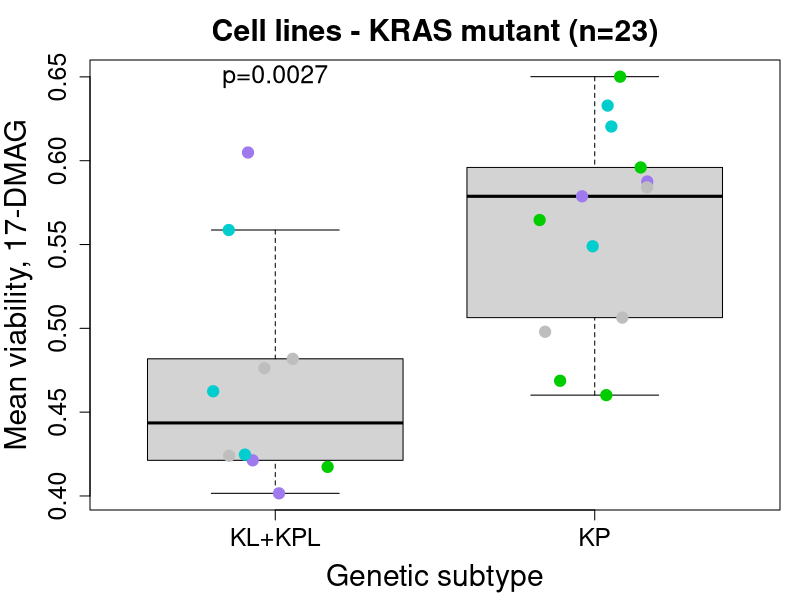

Here is the R script that generated this plot:
data <- read.table("../data/CellLineDrugResponse_SubtypeAssociation.tsv", sep="\t", header=TRUE, check.names=FALSE)
gCSI <- read.table("../data/CellLineDrugResponse_MeanViability.tsv", sep="\t", header=TRUE, check.names=FALSE)
gCSI <- gCSI[gCSI$KRAS, ] # Subset of KRAS-mutant lines
gCSI <- gCSI[gCSI$STK11 %in% "ALT" | gCSI$TP53 %in% "ALT", ]
gCSI$Skoulidis <- "KP"
gCSI$Skoulidis[gCSI$STK11 %in% "ALT"] <- "KL+KPL"

# Associate HSP90i response with subtype
target <- c("HSP90")
compounds <- as.character(data$`gCGC ID`[which(data$TARGET_NAME %in% target)])
targetsID <- as.character(data$TARGET_NAME[which(data$TARGET_NAME %in% target)])
data.gCSI <- gCSI[, compounds]
rownames(data.gCSI) <- gCSI[, "Cell line"]
colnames(data.gCSI) <- paste0(compounds, " (", targetsID, ")")
nbTumors <- nrow(data.gCSI)

subtypes <- factor(gCSI$Skoulidis)

### COLORING BY SUBTYPE
Subtype <- gCSI$Subtype
colors <- rep("gray", nbTumors)
colors[Subtype %in% "MUC"] <- "cyan3"
colors[Subtype %in% "PRO"] <- "mediumpurple2"
colors[Subtype %in% "MES"] <- "green3"


i <- "gCGC00506 (HSP90)"
pdf("../figures/FigS5E_CellLinesMut_17DMAGVsSkoulidisGenetics.pdf", width=5.5, height=6.5)
par(mar=c(4.5,4.5,3,1))
pval <- signif(t.test(data.gCSI[,i] ~ subtypes)$p.value,2)
boxplot(data.gCSI[,i] ~ subtypes, ylab="Mean viability, 17-DMAG", xlab="Genetic subtype",
			main=paste0("Cell lines - KRAS mutant (n=",nbTumors,")"),
			cex.lab=1.8, cex.axis=1.5, cex.main=1.8, outline=FALSE,
			ylim=range(data.gCSI[,i], na.rm=TRUE))
points(jitter(as.numeric(subtypes)), data.gCSI[,i], col=colors, pch=19, cex=1.5)
text(x=1, y=max(data.gCSI[,i], na.rm=TRUE), labels=paste0("p=",pval), cex=1.5)
dev.off()
